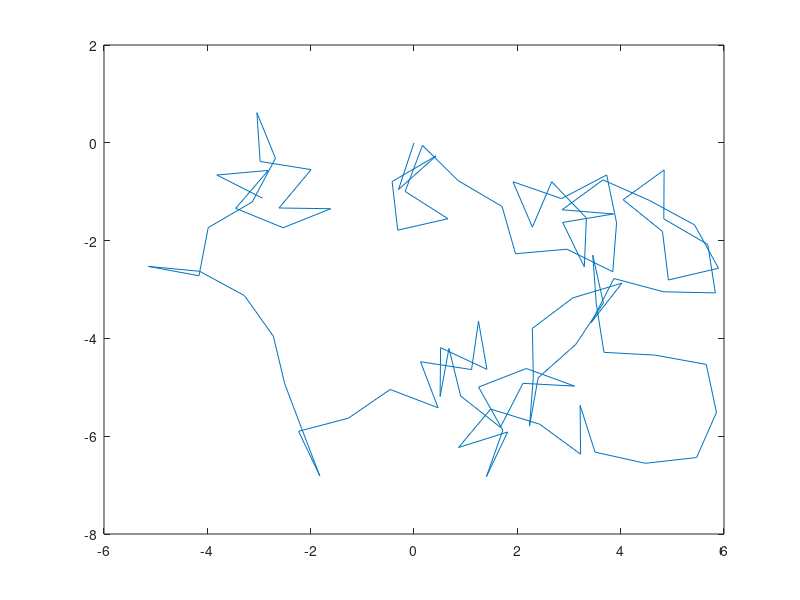

This chart was generated by the following MATLAB code:
clearvars
clc

%diffCoeff = 

stepSize = 2;

numT = 100;

pos = zeros(numT + 1, 2);

for iT = 1:numT

    %Equal probability to diffuse in a given direction
    direction = rand(1) * 2 * pi;

    %Gaussian probability to move at step size L
    %stepSize = randn(1) 

    pos(iT + 1, :) = pos(iT, :) + [cos(direction), sin(direction)];

end

plot(pos(:, 1), pos(:, 2));
